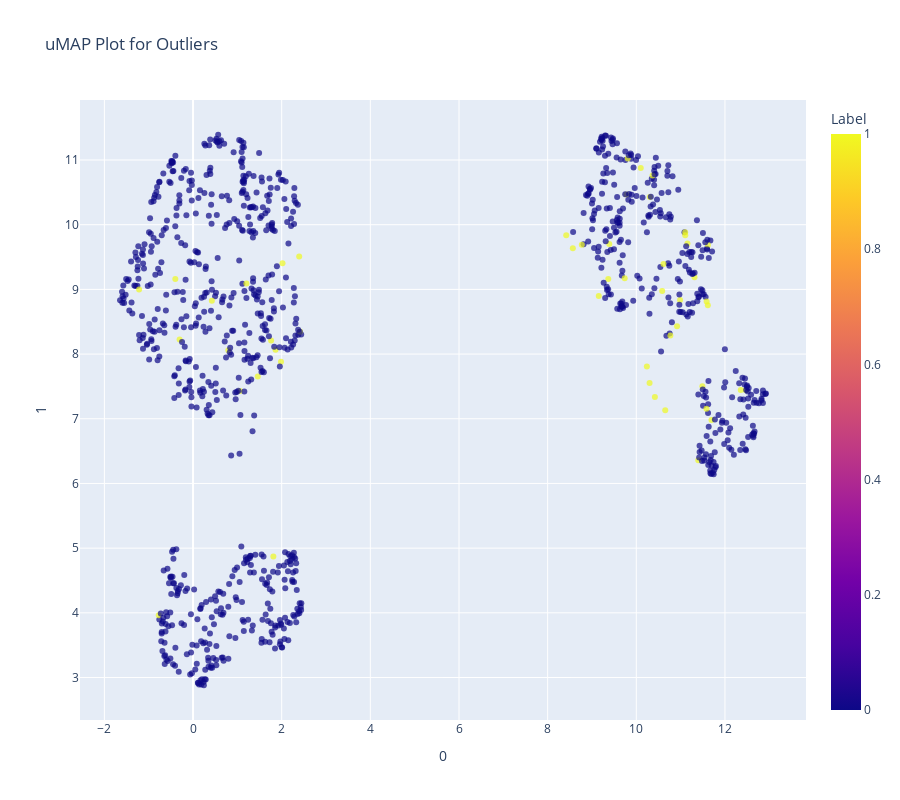

This figure's notebook cell:
### Code cell
# creating a model
iforest = create_model('iforest')
# plotting a model
plot_model(iforest,'umap')

### Figure 1 — Plotly figure (JSON) as saved in the notebook; plotly's stock layout.template omitted (floating-point values rounded to 4 significant figures; data arrays with more than 128 entries replaced by an {"elided": "..."} marker saying what was removed)
{"data": [{"customdata": {"elided": "1000x1 float values"}, "hoverlabel": {"namelength": 0}, "hovertemplate": "0=%{x}<br>1=%{y}<br>Feature=%{customdata[0]}<br>Label=%{marker.color}", "legendgroup": "", "marker": {"color": {"elided": "1000 int values"}, "coloraxis": "coloraxis", "opacity": 0.7, "symbol": "circle"}, "mode": "markers", "name": "", "showlegend": false, "type": "scatter", "x": {"elided": "1000 float values"}, "xaxis": "x", "y": {"elided": "1000 float values"}, "yaxis": "y"}], "layout": {"coloraxis": {"colorbar": {"title": {"text": "Label"}}, "colorscale": [[0, "#0d0887"], [0.1111, "#46039f"], [0.2222, "#7201a8"], [0.3333, "#9c179e"], [0.4444, "#bd3786"], [0.5556, "#d8576b"], [0.6667, "#ed7953"], [0.7778, "#fb9f3a"], [0.8889, "#fdca26"], [1, "#f0f921"]]}, "height": 800, "legend": {"tracegroupgap": 0}, "title": {"text": "uMAP Plot for Outliers"}, "width": 900, "xaxis": {"anchor": "y", "domain": [0, 1], "title": {"text": "0"}}, "yaxis": {"anchor": "x", "domain": [0, 1], "title": {"text": "1"}}}}
